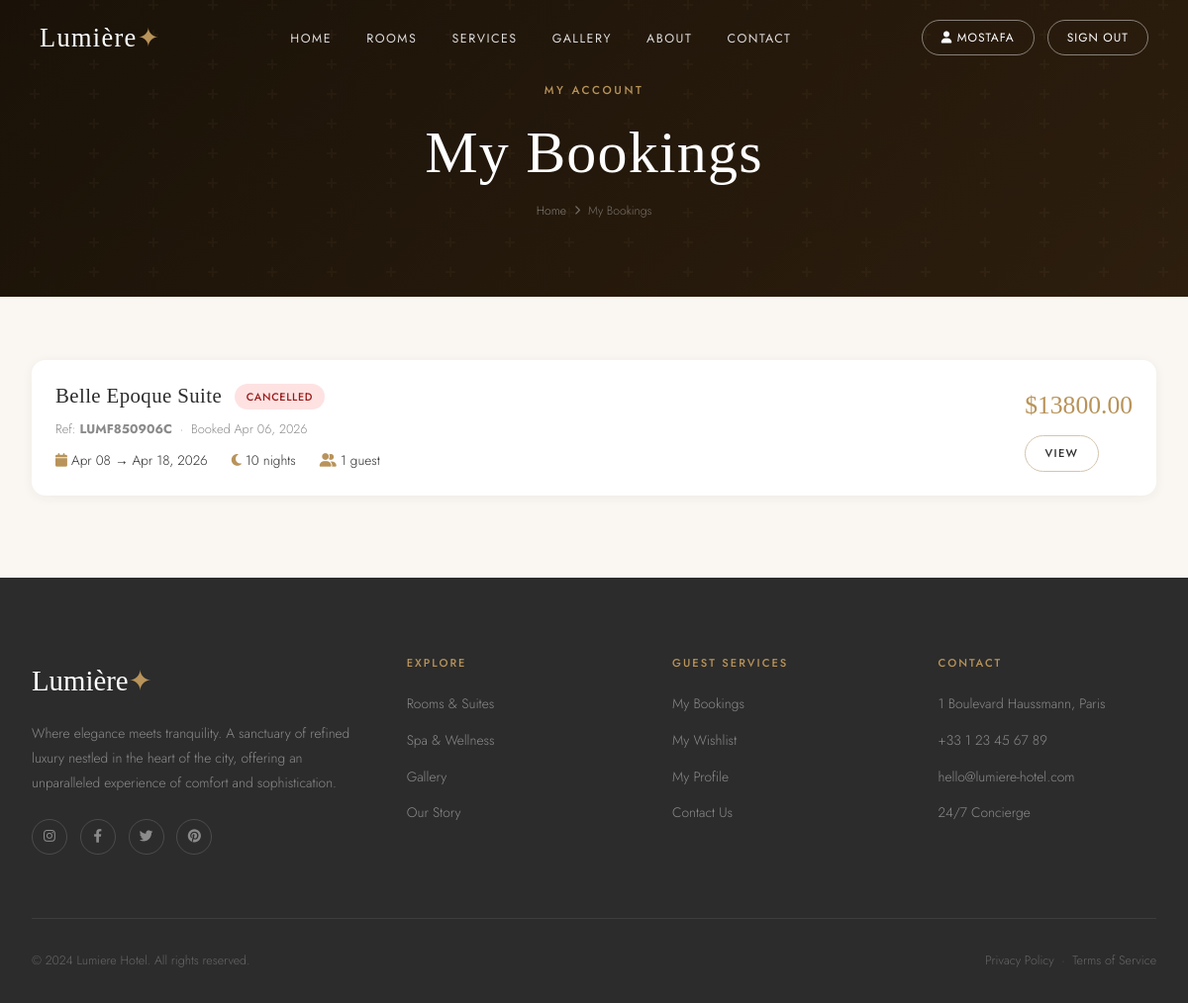
Screenshot of /bookings/my-bookings/ (signed in) with the database file from the repository.
### users/models.py (models this page shows, shortened)
class User(AbstractUser):
    email = models.EmailField(unique=True)
    phone = models.CharField(max_length=20, blank=True)
    avatar = models.ImageField(upload_to='avatars/', blank=True, null=True)
    date_of_birth = models.DateField(null=True, blank=True)
    nationality = models.CharField(max_length=100, blank=True)
    bio = models.TextField(blank=True)
    is_verified = models.BooleanField(default=False)
    created_at = models.DateTimeField(auto_now_add=True)
    updated_at = models.DateTimeField(auto_now=True)
    USERNAME_FIELD = 'email'
    REQUIRED_FIELDS = ['username', 'first_name', 'last_name']

### bookings/models.py (models this page shows, shortened)
class Booking(models.Model):
    STATUS_CHOICES = [
        ('pending', 'Pending'),
        ('confirmed', 'Confirmed'),
        ('checked_in', 'Checked In'),
        ('checked_out', 'Checked Out'),
        ('cancelled', 'Cancelled'),
    ]
    booking_ref = models.CharField(max_length=20, unique=True, editable=False)
    user = models.ForeignKey(User, on_delete=models.CASCADE, related_name='bookings')
    room = models.ForeignKey(Room, on_delete=models.CASCADE, related_name='bookings')
    check_in = models.DateField()
    check_out = models.DateField()
    guests = models.PositiveIntegerField(default=1)
    status = models.CharField(max_length=20, choices=STATUS_CHOICES, default='pending')
    special_requests = models.TextField(blank=True)
    nights = models.PositiveIntegerField(editable=False, default=0)
    room_price = models.DecimalField(max_digits=10, decimal_places=2, editable=False, default=0)
    taxes = models.DecimalField(max_digits=10, decimal_places=2, editable=False, default=0)
    total_price = models.DecimalField(max_digits=10, decimal_places=2, editable=False, default=0)
    created_at = models.DateTimeField(auto_now_add=True)
    updated_at = models.DateTimeField(auto_now=True)
    class Meta:
        ordering = ['-created_at']

### rooms/models.py (models this page shows, shortened)
class Room(models.Model):
    STATUS_CHOICES = [
        ('available', 'Available'),
        ('occupied', 'Occupied'),
        ('maintenance', 'Under Maintenance'),
    ]
    category = models.ForeignKey(RoomCategory, on_delete=models.CASCADE, related_name='rooms')
    name = models.CharField(max_length=200)
    room_number = models.CharField(max_length=10, unique=True)
    description = models.TextField()
    short_description = models.CharField(max_length=300)
    price_per_night = models.DecimalField(max_digits=10, decimal_places=2)
    max_guests = models.PositiveIntegerField(default=2)
    size_sqm = models.PositiveIntegerField()
    floor = models.PositiveIntegerField(default=1)
    status = models.CharField(max_length=20, choices=STATUS_CHOICES, default='available')
    is_featured = models.BooleanField(default=False)
    has_sea_view = models.BooleanField(default=False)
    has_balcony = models.BooleanField(default=False)
    has_jacuzzi = models.BooleanField(default=False)
    has_fireplace = models.BooleanField(default=False)
    created_at = models.DateTimeField(auto_now_add=True)

### bookings/views.py (the view)
# urls.py: path('my-bookings/', views.my_bookings, name='my_bookings'),
@login_required
def my_bookings(request):
    bookings = Booking.objects.filter(user=request.user).select_related('room').order_by('-created_at')
    return render(request, 'bookings/my_bookings.html', {'bookings': bookings})

### templates/bookings/my_bookings.html (shortened to what this page needs)
{% extends "base/base.html" %}
{% block content %}
<div class="page-hero">
  <div class="page-hero-content">
    <span class="section-label">My Account</span>
    <h1>My Bookings</h1>
    <div class="breadcrumb"><a href="{% url 'home' %}">Home</a> <i class="fa fa-chevron-right" style="font-size:.6rem"></i> <span>My Bookings</span></div>
  </div>
</div>
<section class="section-sm">
  <div class="container">
    {% if bookings %}
    {% for booking in bookings %}
    <div class="card" style="margin-bottom:1.2rem">
      <div class="card-body" style="padding:1.5rem">
        <div style="display:flex;justify-content:space-between;align-items:start;flex-wrap:wrap;gap:1rem">
          <div>
            <div style="display:flex;align-items:center;gap:.8rem;margin-bottom:.5rem;flex-wrap:wrap">
              <h4 style="margin:0">{{ booking.room.name }}</h4>
              <span class="badge badge-{{ booking.status }}">{{ booking.get_status_display }}</span>
            </div>
            <p style="font-size:.8rem;color:var(--gray);margin:.3rem 0">Ref: <strong>{{ booking.booking_ref }}</strong> &nbsp;&#183;&nbsp; Booked {{ booking.created_at|date:"M d, Y" }}</p>
            <div style="display:flex;gap:1.5rem;margin-top:.6rem;flex-wrap:wrap">
              <span style="font-size:.85rem"><i class="fa fa-calendar" style="color:var(--gold)"></i> {{ booking.check_in|date:"M d" }} &#8594; {{ booking.check_out|date:"M d, Y" }}</span>
              <span style="font-size:.85rem"><i class="fa fa-moon" style="color:var(--gold)"></i> {{ booking.nights }} night{{ booking.nights|pluralize }}</span>
              <span style="font-size:.85rem"><i class="fa fa-user-friends" style="color:var(--gold)"></i> {{ booking.guests }} guest{{ booking.guests|pluralize }}</span>
            </div>
          </div>
          <div style="text-align:right">
            <div style="font-family:var(--font-serif);font-size:1.6rem;color:var(--gold)">${{ booking.total_price }}</div>
            <div style="display:flex;gap:.5rem;margin-top:.5rem;flex-wrap:wrap">
              <a href="{% url 'booking_detail' booking.pk %}" class="btn btn-outline btn-sm">View</a>
            </div>
          </div>
        </div>
      </div>
    </div>
    {% endfor %}
    {% endif %}
  </div>
</section>
{% endblock %}

### templates/base/base.html (shortened to what this page needs)
<!DOCTYPE html>
<html lang="en">
<head>
  {% load static %}
  <link rel="stylesheet" href="{% static 'css/main.css' %}">
  <link rel="stylesheet" href="https://cdnjs.cloudflare.com/ajax/libs/font-awesome/6.4.0/css/all.min.css">
</head>
<body>
<nav class="navbar {% block nav_class %}{% endblock %}" data-transparent="{% block nav_transparent %}false{% endblock %}">
  <a href="{% url 'home' %}" class="nav-logo">Lumière<span>&#10022;</span></a>
  <ul class="nav-links">
    <li><a href="{% url 'home' %}">Home</a></li>
    <li><a href="{% url 'rooms_list' %}">Rooms</a></li>
    <li><a href="{% url 'services' %}">Services</a></li>
    <li><a href="{% url 'gallery' %}">Gallery</a></li>
    <li><a href="{% url 'about' %}">About</a></li>
    <li><a href="{% url 'contact' %}">Contact</a></li>
  </ul>
  <div class="nav-actions">
    {% if user.is_authenticated %}
      <a href="{% url 'profile' %}" class="btn-nav"><i class="fa fa-user"></i> {{ user.first_name|default:user.username }}</a>
      <a href="{% url 'logout' %}" class="btn-nav">Sign Out</a>
    {% else %}
      <a href="{% url 'login' %}" class="btn-nav">Sign In</a>
      <a href="{% url 'register' %}" class="btn-nav btn-nav-solid">Join Us</a>
    {% endif %}
  </div>
</nav>
{% block content %}{% endblock %}
<footer>
  <div class="footer-grid">
    <div class="footer-brand">
      <span class="logo">Lumière<span>&#10022;</span></span>
      <p>Where elegance meets tranquility. A sanctuary of refined luxury nestled in the heart of the city, offering an unparalleled experience of comfort and sophistication.</p>
      <div class="footer-social">
        <a href="#"><i class="fab fa-instagram"></i></a>
        <a href="#"><i class="fab fa-facebook-f"></i></a>
        <a href="#"><i class="fab fa-twitter"></i></a>
        <a href="#"><i class="fab fa-pinterest"></i></a>
      </div>
    </div>
    <div class="footer-col">
      <h5>Explore</h5>
      <ul>
        <li><a href="{% url 'rooms_list' %}">Rooms &amp; Suites</a></li>
        <li><a href="{% url 'services' %}">Spa &amp; Wellness</a></li>
        <li><a href="{% url 'gallery' %}">Gallery</a></li>
        <li><a href="{% url 'about' %}">Our Story</a></li>
      </ul>
    </div>
    <div class="footer-col">
      <h5>Guest Services</h5>
      <ul>
        {% if user.is_authenticated %}
        <li><a href="{% url 'my_bookings' %}">My Bookings</a></li>
        <li><a href="{% url 'wishlist' %}">My Wishlist</a></li>
        <li><a href="{% url 'profile' %}">My Profile</a></li>
        {% else %}
        <li><a href="{% url 'login' %}">Sign In</a></li>
        <li><a href="{% url 'register' %}">Create Account</a></li>
        {% endif %}
        <li><a href="{% url 'contact' %}">Contact Us</a></li>
      </ul>
    </div>
    <div class="footer-col">
      <h5>Contact</h5>
      <ul>
        <li><a href="#">1 Boulevard Haussmann, Paris</a></li>
        <li><a href="tel:+33123456789">+33 1 23 45 67 89</a></li>
        <li><a href="mailto:hello@lumiere-hotel.com">hello@lumiere-hotel.com</a></li>
        <li><a href="#">24/7 Concierge</a></li>
      </ul>
    </div>
  </div>
  <div class="footer-bottom">
    <span>&copy; 2024 Lumiere Hotel. All rights reserved.</span>
    <span>Privacy Policy &nbsp;&#183;&nbsp; Terms of Service</span>
  </div>
</footer>
</body>
</html>

### rows the page displays
User: first_name "MOSTAFA"
Booking: room.name "Belle Epoque Suite", status "CANCELLED", booking_ref "LUMF850906C", created_at "Apr 06, 2026", check_in "Apr 08", check_out "Apr 18, 2026", nights "10", guests "1", total_price "13800.00"
